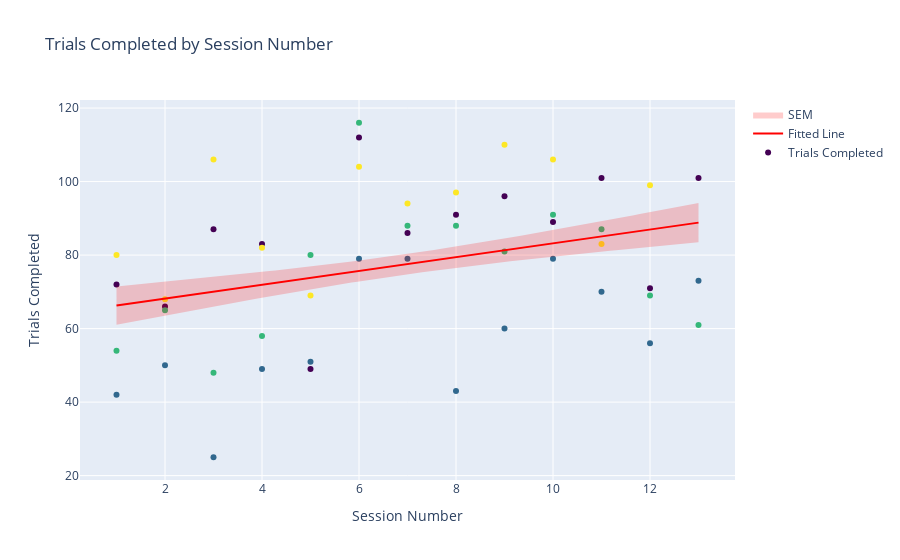

Source (notebook cell):
### Markdown cell above
### Visualize Summary Data

### Code cell
linear_regression_plot(clickbait.summary_df, dv='trials_completed', iv='session_number', dv_name='Trials Completed', iv_name='Session Number', error_type='SEM')
